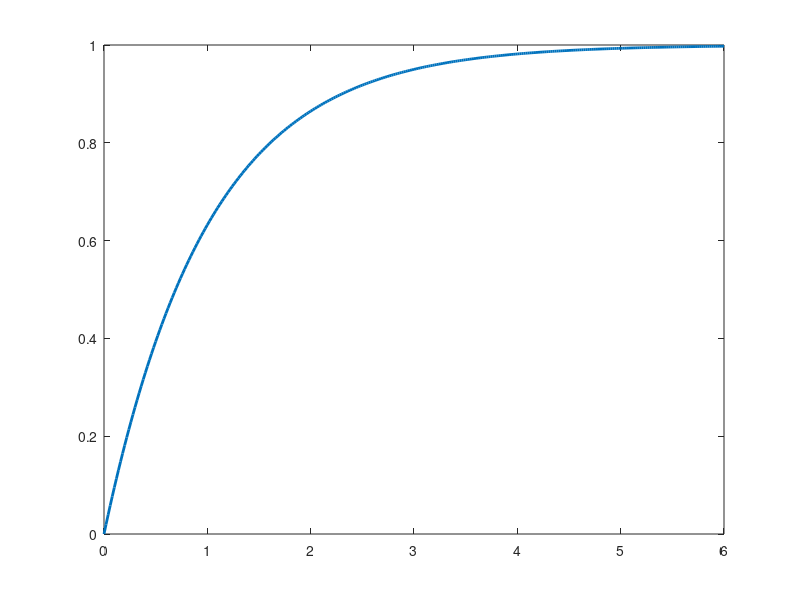

Write the MATLAB code that produced this figure. (Note: this script raises an error after producing the figure.)
%% 2주차 — 모델링: 물리 법칙에서 전달함수까지
% **제어시스템설계** · 충남대학교 자율운항시스템공학과
%
%
% **참고자료 — 먼저 볼 것**
%
% 아래 다섯 과목은 **이 강의의 담당교수가 직접 한 강의**입니다.
% 기초부터 대학원 과정까지 이어지므로 부족한 곳부터 보면 됩니다.
% 이 강의에서 쓰는 기호와 유도는 모두 그 안에서 자세히 다룹니다.
%
% | # | 과목 | 수준 | 언어 | 영상 | 강의자료·코드 |
% |---|---|---|---|---|---|
% | 1 | **제어공학** — 기초. 전달함수, 피드백, 안정도, 근궤적, PID | 학부 | KO | [재생목록](https://youtube.com/playlist?list=PLFaUxNRM4BvJMpF9HZS-Mp8tDv9dTdglk) | [드라이브](https://drive.google.com/drive/folders/1TNIPDNtS_Iy8li-olka5WJslSXDYf0aT) |
% | 2 | **제어시스템설계** — 해석이 아니라 설계. 사양, 루프 성형, 이산 구현 | 학부 | KO | [재생목록](https://youtube.com/playlist?list=PLFaUxNRM4BvIGroZ5rgn7x08F7C79d9WZ) | [드라이브](https://drive.google.com/drive/folders/11m5Xxl_PHJvxgHghLSP-jhCpmRpbvoXh) |
% | 3 | **제어공학특론** — 좌표계, 6자유도 운동방정식, 회전행렬과 오일러각, 선형화 | 대학원 | EN | [재생목록](https://youtube.com/playlist?list=PLFaUxNRM4BvJmvF2ljx4KM5dj1P5jEcw0) | [드라이브](https://drive.google.com/drive/folders/1GUxbbONl916lNd0ggnFnXrNwNkd13-2-) |
% | 4 | **센서신호처리 및 융합** — 센서 모델, 잡음, 추정, 다중센서 융합 | 대학원 | EN | [재생목록](https://youtube.com/playlist?list=PLFaUxNRM4BvK-aP2Gdoyp5-AWvMn7Fo8E) | [드라이브](https://drive.google.com/drive/folders/1MEVJP7TzMcm8w6TZwUjhWJtL34WeNY3u) |
% | 5 | **캡스톤디자인** — 이동체 프로젝트를 처음부터 끝까지 | 학부 | KO | [재생목록](https://youtube.com/playlist?list=PLFaUxNRM4BvLu7L0pDoLzDXTv8mm6rCmj) | [드라이브](https://drive.google.com/drive/folders/1haIQejlJfrdhtOuof-MpffR9ydVscXZS) |
%
% **MATLAB 이나 Simulink 가 아직 익숙하지 않다면** 실습에 들어가기 전에 아래를 먼저 하십시오.
% 무료이고 각각 몇 시간이면 끝납니다.
%
% | 도구 | 학습 자료 |
% |---|---|
% | MATLAB | [MATLAB Onramp](https://matlabacademy.mathworks.com/kr/details/matlab-onramp/gettingstarted) · [Core MATLAB Skills](https://matlabacademy.mathworks.com/details/core-matlab-skills/lpmlcms) |
% | Simulink | [Simulink Onramp](https://matlabacademy.mathworks.com/kr/details/simulink-onramp/simulink) · 담당교수 Simulink 강의 [1편](https://youtu.be/a-afHg_fSaU) · [2편](https://youtu.be/070Yn0Hw5a0) |
%
% 1주차에서 $G(s) = \frac{1}{ms^2+bs+k}$ 를 하늘에서 떨어진 것처럼 유도 없이 받아 썼습니다.
% 이번 주에는 이 물건이 **어디서 오는지**, 그리고 이것만 보고 무엇을 알 수 있는지를 다룹니다.
%
% 오늘의 질문
%
% - 물리 법칙에서 전달함수까지 가는 길은 어떤 단계인가
% - 전달함수를 보면 시스템에 대해 무엇을 알 수 있는가
% - 극점과 영점은 정확히 무엇이고 왜 그렇게 중요한가
% - 전달함수가 표현하지 못하는 것이 있는가
%
% 함께 쓰는 파일
%
% - `W02_01_tf_basics.m` — 전달함수 만들기, 극점과 응답의 대응
% - `W02_02_msd_derivation.m` — 물리에서 전달함수 유도, 극점의 이동
% - `W02_03_run_simulink.m` — Simulink 세 가지 구현 비교
% - `W02_04_ss_tf_conversion.m` — `ss2tf`, `tf2ss` 로 상태공간과 전달함수 오가기
% - `W02_MSD_ThreeWays.slx` — 블록선도 모델
if isempty(which('plant_msd'))   % 경로가 아직 등록 안 되었으면 알아서 잡는다
    p_ = pwd;
    if ~isempty(mfilename('fullpath')), p_ = fileparts(mfilename('fullpath')); end
    for k_ = 1:4
        if isfile(fullfile(p_,'setup_path.m')), run(fullfile(p_,'setup_path.m')); break; end
        p_ = fileparts(p_);
    end
    clear p_ k_
end
clc; close all;
s = tf('s');
%% 0-0. 오늘 돌려 볼 파일
% 강의노트를 읽다가 **직접 값을 바꿔 보고 싶을 때** 여는 파일들입니다.
% 강의노트의 절 번호와 스크립트의 절 번호가 서로 맞도록 만들어 두었습니다.
%
% | 파일 | 실행 결과 | 학습 목표 |
% |---|---|---|
% | `W02_01_tf_basics.m` | 전달함수 만드는 세 가지 방법, 극점·영점 표, `pzmap` | 표기가 달라도 **같은 시스템**이다 |
% | `W02_02_msd_derivation.m` | 댐퍼 $b$ 를 바꿔 가며 극점 이동과 계단응답 | 댐퍼가 극점을 **어디로 옮기는가** |
% | `W02_03_run_simulink.m` | Simulink 세 방식의 결과를 MATLAB 계산과 대조 | 셋이 **완전히 겹친다** |
% | `W02_04_ss_tf_conversion.m` | `ss2tf` 손계산 대조, `tf2ss` 표준형, 세 실현의 출력·상태 비교 | 전달함수는 하나, 상태공간 표현은 **여럿**이다 |
% | `W02_MSD_ThreeWays.slx` | 적분기·전달함수·상태공간을 같은 입력으로 구동 | 같은 것의 **세 가지 표현** |
%
% 실행하는 법 — 파일을 열고 절 안에서 `Ctrl+Enter` 를 누르면 그 절만 돕니다.
% 전체를 돌리려면 `F5` 입니다. 처음 한 번은 `setup_path` 를 먼저 실행하십시오.
%
% 이 강의노트의 그림은 대부분 `make_figures.m` 이 미리 만들어 문서에 박아 둔 것입니다.
% 그림을 고치고 싶으면 그 파일의 해당 함수를 고친 뒤 `make_figures()` 를 다시 돌립니다.

%% 0. 오늘 한 장 요약
% 오늘 하는 일은 이 화살표를 따라가는 것입니다.
%
% $$\text{물리 법칙} \rightarrow \text{미분방정식} \rightarrow
%   \text{라플라스 변환} \rightarrow \text{전달함수}$$
%
% **전달함수**란 "이렇게 넣으면 저렇게 나온다" 를 식 하나로 적어 둔 것입니다.
% 아래 그림에서 상자 $G(s)$ 안에 들어가는 것이 바로 그것입니다.
%
% 오늘의 계단
%
% - **1~5절** 네 단계를 질량-스프링-댐퍼에 적용
% - **6~8절** 극점이 무엇이고 왜 응답을 결정하는가
% - **9~11절** 댐퍼를 바꾸면 극점이 어디로 가는가, 영점은 무슨 일을 하는가
% - **13절** Simulink 로 같은 시스템을 세 가지 방법으로 만들어 겹쳐 보기
%
% 오늘 딱 하나만 기억한다면 이것입니다.
%
% - **극점의 위치가 응답의 모양을 정한다**
% ![개루프 — 출력을 보지 않는다](loop_open.png)
%
% **그림 파일** `loop_open.png` — `common/dg_loop.m` 의 `dg_loop`
%   · 다시 만들려면 `make_figures('loop_open')`
%
% **만드는 곳** — `common/dg_loop.m` 을 `dg_loop('open', ...)` 로 부릅니다
%
% 그림 해석
%
% | 관찰 위치 | 관찰 내용 | 해석 |
% |---|---|---|
% | 왼쪽 $u$ | 우리가 넣는 것 | 오늘은 이것과 $y$ 의 관계만 본다 |
% | 가운데 $G(s)$ 상자 | 플랜트 | **오늘 우리가 만드는 것이 이 상자 하나**다 |
% | 오른쪽 $y$ | 나오는 것 | |
% | 되먹임 선이 **없는 것** | 루프가 안 닫혀 있다 | 전달함수는 **열린 시스템**의 성질이다 |
%
% 1주차에서는 이 그림과 폐루프를 비교했습니다.
% 오늘은 **상자 하나를 어떻게 채우는가**만 봅니다. 되먹임은 다음 주부터입니다.
%% 0-1. 가장 작은 예부터
% 이해를 돕기 위해 제일 쉬운 것부터 봅니다.
%
% $$G(s) = \frac{1}{s+1}$$
%
% 이 전달함수의 극점은 $s = -1$ 하나뿐입니다.
% 극점이 하나면 응답도 아주 단순합니다. 단조롭게 올라가 멈춥니다.
G_tiny = 1/(s+1);

pole(G_tiny)         % 극점 하나
dcgain(G_tiny)       % DC 이득. 천천히 넣으면 그대로 나온다
t0 = (0:0.02:6)';
plot(t0, step(G_tiny, t0), 'LineWidth', 2); hold on;
yline(1, 'k--'); grid on;
xlabel('시간 [s]'); ylabel('출력');
legend('출력', '최종값', 'Location', 'southeast');
title('극점 하나짜리 시스템 : 올라가서 멈춘다');
%% 0-2. 극점을 옮겨 보면
% 극점 위치만 바꿔도 응답이 이렇게 달라집니다.
% 오늘 배울 것을 한 그림으로 미리 보는 셈입니다.
figure;
tiledlayout(1,2,'TileSpacing','compact');
nexttile
hold on; grid on;
for p = [0.5 1 2 4]
    plot(-p, 0, 'x', 'MarkerSize', 12, 'LineWidth', 2, ...
         'DisplayName', sprintf('극점 = %g', -p));
end
xline(0,'k-','HandleVisibility','off'); yline(0,'k-','HandleVisibility','off');
xlim([-5 1]); ylim([-1 1]);
xlabel('실수부'); ylabel('허수부');
title('극점을 왼쪽으로 옮기면');
legend('Location','best');
nexttile
hold on; grid on;
for p = [0.5 1 2 4]
    plot(t0, step(p/(s+p), t0), 'LineWidth', 2, ...
         'DisplayName', sprintf('극점 = %g', -p));
end
yline(1,'k--','HandleVisibility','off');
xlabel('시간 [s]'); ylabel('출력');
title('응답이 빨라진다');
legend('Location','southeast');
%% 1. 왜 모델이 필요한가
% 제어기를 설계하려면 "이렇게 넣으면 저렇게 반응한다"는 것을 알아야 합니다.
% 그 지식을 수학으로 적어 놓은 것이 모델입니다.
%
% 모델 없이 시행착오로 맞출 수도 있고 현장에서 실제로 그렇게 하기도 합니다.
% 하지만 이럴 때는 불가능합니다.
%
% - 위험하다 — 항공기
% - 비싸다 — 선박
% - 느리다 — 화학공정
%
% 그리고 모델이 있으면 시행착오로는 절대 알 수 없는 것을 알 수 있습니다.
% 예를 들어 **이득을 얼마까지 키우면 불안정해지는가** 같은 질문에 미리 답할 수 있습니다.
%% 2. 모델링의 네 단계
% 어떤 시스템이든 절차는 똑같습니다.
%
% - 물리 법칙을 적는다 — 뉴턴 법칙, 키르히호프 법칙 등
% - 미분방정식으로 정리한다
% - 라플라스 변환한다 — 초기조건은 $0$ 으로 둔다
% - 출력을 입력으로 나눠 전달함수를 얻는다
%
% 1~2 는 동역학이고 3~4 가 제어공학입니다. 하지만 1~2 가 틀리면 그 뒤가 전부
% 무의미해집니다. **모델링이 제어 설계보다 어려운 경우가 많습니다.**
%
% ![물리에서 전달함수까지 — 네 단계](modeling_steps.png)
%
% **그림 파일** `modeling_steps.png` — `common/dg_modeling_steps.m` 의 `dg_modeling_steps`
%   · 다시 만들려면 `make_figures('modeling_steps')`
%
% **만드는 곳** — `make_figures.m` 의 `dg_modeling_steps`
% **직접 밟아 보려면** — `W02_02_msd_derivation.m` 을 처음부터 끝까지 실행
%
% 그림 해석
%
% | 관찰 위치 | 관찰 내용 | 해석 |
% |---|---|---|
% | 첫 칸 장치 그림 | 무엇이 어디에 붙어 있나 | 부호를 정하는 자리. 여기서 틀리면 끝까지 틀린다 |
% | 둘째 칸 자유물체도 | 질량 하나에 걸리는 힘만 | 남의 힘을 그리지 않는다 |
% | 셋째 칸 미분방정식 | 시간 $t$ 의 함수 | 아직 풀기 어렵다 |
% | 넷째 칸 전달함수 | $s$ 의 함수 | 곱하고 나누기만 하면 된다 |
% | 칸 사이 화살표 | 힘을 센다 / F=ma / 라플라스 | 각 단계에서 하는 일이 하나씩뿐이다 |
%
% 이 순서를 **건너뛰지 않는 것**이 요령입니다.
% 그림 없이 식부터 쓰면 힘의 방향을 반드시 한 번은 틀립니다.
% 아래 3~5 절에서 이 네 칸을 하나씩 밟습니다.
%% 3. 1단계 — 장치를 그림으로 그린다
% 식부터 쓰지 마십시오. **먼저 그림을 그립니다.**
%
% 질량 $m$ 인 물체가 스프링 $k$ 와 댐퍼 $b$ 로 벽에 매달려 있고, 힘 $F(t)$ 를 가합니다.
% 오른쪽으로 움직인 거리를 $x(t)$ 라 하고, **오른쪽을 $+$** 로 잡습니다.
%
% 부호를 어디로 잡을지 여기서 정해 두어야 뒤가 안 꼬입니다.
% ![질량-스프링-댐퍼 장치 그림](msd_only.png)
%
% **그림 파일** `msd_only.png` — `common/dg_msd.m` 의 `dg_msd`
%   · 다시 만들려면 `make_figures('msd_only')`
%
% **만드는 곳** — `common/dg_msd.m` 을 `dg_msd('system')` 으로 부릅니다
% **직접 확인해 보려면** — `W02_02_msd_derivation.m` 의 **1절**
%
% 그림 해석
%
% | 관찰 위치 | 관찰 내용 | 해석 |
% |---|---|---|
% | 왼쪽 빗금 벽 | 고정된 곳 | 위치 $x$ 를 재는 기준 |
% | 스프링 $k$ | 늘어난 만큼 되당긴다 | 위치에 비례하는 힘 |
% | 댐퍼 $b$ | 빠를수록 세게 막는다 | 속도에 비례하는 힘 |
% | 질량 $m$ 상자 | 힘을 받아 움직이는 몸통 | $F = ma$ 를 쓰는 대상이 이 하나뿐 |
% | 위쪽 $x(t)$ 화살표 | 오른쪽이 $+$ | **여기서 부호를 정한다** |
% | 오른쪽 빨간 $F(t)$ | 우리가 넣는 힘 | 입력 |
%
% 부품이 셋뿐인데 왜 2차가 되는가 — **에너지를 저장하는 곳이 둘**이기 때문입니다.
% 스프링(위치에너지)과 질량(운동에너지)입니다. 댐퍼는 저장하지 않고 버립니다.
%% 3-1. 2단계 — 자유물체도를 그린다
% 자유물체도란 **물체 하나만 떼어 내서 그 물체에 걸리는 힘만** 그린 그림입니다.
% 여기서 부호를 틀리면 그 뒤가 전부 틀립니다.
% ![자유물체도 : 질량 하나에 걸리는 힘](msd_freebody.png)
%
% **그림 파일** `msd_freebody.png` — `common/dg_msd.m` 의 `dg_msd`
%   · 다시 만들려면 `make_figures('msd_freebody')`
%
% **만드는 곳** — `common/dg_msd.m` 을 `dg_msd('freebody')` 로 부릅니다
% **직접 확인해 보려면** — `W02_02_msd_derivation.m` 의 **1절**
%
% 그림 해석 — **화살표 방향을 그대로 부호로 옮기면 식이 됩니다**
%
% | 관찰 위치 | 관찰 내용 | 해석 |
% |---|---|---|
% | 가운데 상자 | 질량 $m$ 하나만 | **다른 부품은 안 그린다.** 그 힘만 화살표로 |
% | 파란 화살표 $kx$ | **왼쪽**을 향한다 | 되당기는 힘. 식에서 $-kx$ |
% | 초록 화살표 $b\,dx/dt$ | 역시 왼쪽 | 속도를 막는 힘. 식에서 $-b\dot{x}$ |
% | 빨간 화살표 $F(t)$ | 오른쪽 | 우리가 미는 힘. 식에서 $+F$ |
% | 오른쪽 아래 $+$ 방향 표시 | 오른쪽이 양수 | 앞 그림의 약속과 같아야 한다 |
% | 위쪽 식 | $ma = F - kx - b\,dx/dt$ | 화살표를 그대로 적은 것 |
%
% **자유물체도를 먼저 그리는 이유**가 여기 있습니다.
% 그림 없이 식부터 쓰면 부호를 반드시 한 번은 틀립니다.
%% 3-2. 힘을 하나씩 세어 본다
% 물체에 걸리는 힘은 셋입니다.
%
% - **가한 힘** $+F(t)$ — 우리가 오른쪽으로 미는 힘
% - **스프링 복원력** $-k\,x$ — 늘어난 만큼 되돌리려 한다. 그래서 부호가 $-$
% - **댐퍼 저항력** $-b\,\dot{x}$ — 빠를수록 세게 방해한다. 그래서 부호가 $-$
%
% 스프링은 **위치**에, 댐퍼는 **속도**에 비례한다는 점이 중요합니다.
%
% - 물체가 멈춰 있으면 댐퍼는 아무 일도 안 한다 ($\dot{x} = 0$)
% - 물체가 제자리에 있으면 스프링은 아무 일도 안 한다 ($x = 0$)
%
% 이제 뉴턴의 제2법칙을 씁니다. "힘의 합 = 질량 $\times$ 가속도" 입니다.
%
% $$F - k\,x - b\,\dot{x} \;=\; m\,\ddot{x} \qquad (\text{왼쪽이 힘의 합})$$
%
% 항을 옮겨 정리하면 이렇게 됩니다.
%
% $$m\,\ddot{x} + b\,\dot{x} + k\,x = F$$
%
% **여기서 잠깐 멈춥시다.**
%
% - 이 식은 $x$ 에 대한 **2계** 미분방정식이다 (가장 높은 미분이 $\ddot{x}$)
% - 뉴턴 법칙에 가속도가 들어 있으니 당연한 결과다
% - 그리고 이 "2계" 라는 사실이 곧 **극점이 두 개** 라는 뜻이 된다
m = 1.0;   b = 0.2;   k = 1.0;    % 질량 [kg], 감쇠 [N s/m], 스프링 [N/m]
%
% 세운 식은 $m\ddot{x} + b\dot{x} + kx = F$ 이고,
% 가장 높은 미분이 2계이므로 **극점이 2 개**입니다.
%% 4. 3단계 — 라플라스 변환
% 미분방정식은 그대로는 풀기 까다롭습니다.
% 라플라스 변환을 하면 **미분이 곱셈으로 바뀝니다.** 그것이 전부입니다.
%
% 필요한 성질은 딱 두 개입니다.
%
% $$\mathcal{L}\{\dot{x}(t)\} = s\,X(s) - x(0)$$
%
% $$\mathcal{L}\{\ddot{x}(t)\} = s^2 X(s) - s\,x(0) - \dot{x}(0)$$
%% 4-0. 이 두 줄은 어디서 왔는가 — 부분적분 한 번
% 외우지 않아도 됩니다. **정의에 넣고 부분적분을 한 번** 하면 나옵니다.
%
% 라플라스 변환의 정의는 이것뿐입니다.
%
% $$X(s) \;=\; \mathcal{L}\{x(t)\} \;=\; \int_{0}^{\infty} x(t)\,e^{-st}\,dt$$
%
% $\dot{x}$ 를 넣어 봅니다.
%
% $$\mathcal{L}\{\dot{x}(t)\} = \int_{0}^{\infty} \dot{x}(t)\,e^{-st}\,dt$$
%
% 부분적분 $\int u\,dv = uv - \int v\,du$ 에서 $u = e^{-st}$, $dv = \dot{x}\,dt$ 로 놓으면
% $v = x(t)$ 이고 $du = -s\,e^{-st}dt$ 이므로
%
% $$\mathcal{L}\{\dot{x}\}
%   = \left[\,x(t)\,e^{-st}\,\right]_{0}^{\infty}
%     + s\int_{0}^{\infty} x(t)\,e^{-st}\,dt$$
%
% 두 덩어리를 하나씩 봅니다.
%
% | 덩어리 | 값 | 왜 |
% |---|---|---|
% | $t \to \infty$ 에서 $x\,e^{-st}$ | $0$ | $e^{-st}$ 가 $0$ 으로 간다 (안정한 신호라면) |
% | $t = 0$ 에서 $x\,e^{-st}$ | $x(0)$ | $e^{0}=1$ 이므로 $x(0)$. **빼는 쪽**이다 |
% | 남은 적분 | $X(s)$ | 정의 그대로다 |
%
% 그러므로
%
% $$\mathcal{L}\{\dot{x}\} = 0 - x(0) + s\,X(s) = s\,X(s) - x(0)$$
%
% **둘째 줄은 이것을 두 번 쓰면 됩니다.** $\ddot{x}$ 를 $\dot{x}$ 의 미분으로 보고
%
% $$\mathcal{L}\{\ddot{x}\} = s\,\mathcal{L}\{\dot{x}\} - \dot{x}(0)
%   = s\left(s X(s) - x(0)\right) - \dot{x}(0)
%   = s^2 X(s) - s\,x(0) - \dot{x}(0)$$
%
% **$s$ 가 하나씩 붙는 것이 보입니다.** 미분할 때마다 $s$ 를 곱하고,
% 초기조건이 하나씩 떨어져 나옵니다. 그것이 이 두 줄의 전부입니다.
%% 4-0-1. 그래서 초기조건을 0 으로 두는 것이다
% 전달함수를 구할 때는 **초기조건을 전부 $0$** 으로 둡니다.
% 시스템이 가만히 있다가 시작한다고 보는 것입니다. 그러면 아주 단순해집니다.
%
% $$\mathcal{L}\{\dot{x}\} = s\,X(s), \qquad \mathcal{L}\{\ddot{x}\} = s^2 X(s)$$
%
% 즉 **한 번 미분할 때마다 $s$ 를 한 번 곱한다** 는 뜻입니다.
%% 4-1. 항별로 하나씩 변환해 보기
% 이해를 돕기 위해 왼쪽부터 한 항씩 바꿔 봅니다.
%
% | 시간 영역 | 라플라스 영역 | 이유 |
% |---|---|---|
% | $m\,\ddot{x}(t)$ | $m\,s^2 X(s)$ | 두 번 미분 $\rightarrow$ $s$ 두 번 |
% | $b\,\dot{x}(t)$ | $b\,s\,X(s)$ | 한 번 미분 $\rightarrow$ $s$ 한 번 |
% | $k\,x(t)$ | $k\,X(s)$ | 미분 없음 $\rightarrow$ 그대로 |
% | $F(t)$ | $F(s)$ | 미분 없음 $\rightarrow$ 그대로 |
%
% 이제 세 줄을 그대로 더합니다.
%
% $$m\,s^2 X(s) + b\,s\,X(s) + k\,X(s) = F(s)$$
%
% $X(s)$ 로 묶으면
%
% $$\left(m s^2 + b s + k\right) X(s) = F(s)$$
%
% 여기가 라플라스 변환의 진가가 드러나는 지점입니다.
% **미분방정식이 단순한 곱셈이 되었습니다.**
%% 5. 4단계 — 전달함수
% 출력을 입력으로 나누면 끝입니다.
%
% $$G(s) = \frac{X(s)}{F(s)} = \frac{1}{m s^2 + b s + k}$$
%
% 값을 넣으면
%
% $$G(s) = \frac{1}{s^2 + 0.2\,s + 1}$$
%
% 이것이 1주차에서 유도 없이 받아 썼던 그 식입니다. 이제 어디서 왔는지 알게 되었습니다.
%
% **전달함수를 읽는 법**
%
% - **분모**를 $0$ 으로 놓은 것이 특성방정식 $\rightarrow$ 그 근이 **극점**
% - 극점이 응답의 모양(빠르기, 진동)을 정한다
% - **분자**의 근이 **영점**. 여기서는 분자가 상수라 영점이 없다
G = plant_msd(m, b, k)
%%
pole(G)'        % 극점 두 개. 영점은 분자가 상수라 없다
dcgain(G)       % DC 이득 = 1/k
%% 5-1. 네 단계를 한 장으로
% 지금 한 것을 다시 정리하면 이렇습니다.
%
% | 단계 | 수행 내용 | 결과 |
% |---|---|---|
% | 1 | 장치를 그린다 | 그림 |
% | 2 | 자유물체도로 힘을 센다 | $m\ddot{x} + b\dot{x} + kx = F$ |
% | 3 | 라플라스 변환 (초기조건 $0$) | $(ms^2+bs+k)X = F$ |
% | 4 | 출력 나누기 입력 | $G(s) = 1/(ms^2+bs+k)$ |
%
% **어떤 시스템이든 이 네 단계입니다.** RC 회로도, DC 모터도, 진자도 똑같습니다.
%% 5-1-0. `zpk` — 전달함수를 만드는 세 번째 방법
% 1주차에서 전달함수를 만드는 방법 두 가지를 배웠습니다.
%
% - `tf(num, den)` — 계수를 벡터로
% - `s` 연산자 — 식을 그대로
%
% 세 번째가 있습니다. **극점과 영점을 직접 주는 방법**입니다.
%
% - **하는 일** — 영점, 극점, 이득으로 전달함수를 만든다
% - **입력** — `zpk(영점벡터, 극점벡터, 이득)`
% - **출력** — 전달함수 객체. `tf` 로 만든 것과 똑같이 쓸 수 있다
%
% 왜 이런 방법이 따로 있는가
%
% - 오늘 배웠듯이 **응답을 정하는 것은 극점과 영점**입니다
% - 그런데 `tf` 로 만들면 그것이 계수 뒤에 숨습니다
% - `zpk` 는 **보고 싶은 것을 그대로 적는** 방식입니다
% - 6~7주차 설계에서 "극점을 여기 놓고 싶다" 고 할 때 편합니다
%
% 주의
%
% - 영점이 없으면 **빈 벡터** `[]` 를 줍니다. `0` 을 주면 원점에 영점이 생깁니다
% - 세 번째 인자는 DC 이득이 **아니라** 최고차항의 계수입니다. 혼동하기 쉽습니다
% - `zpk(G)` 처럼 전달함수를 넣으면 **극영점 꼴로 바꿔서** 보여 줍니다.
%   극점을 눈으로 확인할 때 이 형태가 훨씬 읽기 좋습니다
%
% 세 방법이 정말 같은 것을 만드는지 확인해 봅니다.
G_way1 = tf(1, [m b k]);              % 계수를 그대로 적는 방법
G_way2 = 1/(m*s^2 + b*s + k);         % s 연산자로 쓰는 방법
G_way3 = zpk([], roots([m b k]).', 1/m);   % 극점과 영점으로 쓰는 방법

pole(G_way1)'
pole(G_way2)'
pole(G_way3)'
%%
zpk(G_way1)          % zpk 로 보면 극점과 영점이 바로 보인다
%% 5-1-0-1. `zero` — 영점을 꺼내는 명령
% 극점을 꺼내는 `pole` 은 1주차에서 배웠습니다. 짝이 되는 명령이 있습니다.
%
% - **하는 일** — 전달함수의 영점(분자의 근)을 돌려준다
% - **입력** — 전달함수
% - **출력** — 영점을 담은 열벡터. **없으면 빈 벡터**
%
% 주의
%
% - MSD 처럼 분자가 상수면 영점이 없어 `zero(G)` 가 **빈 벡터**를 돌려줍니다.
%   오류가 아닙니다
% - `zeros(2,3)` (0 으로 채운 행렬을 만드는 명령) 과 **이름이 비슷하니 주의**하십시오.
%   `zero` 는 제어 명령, `zeros` 는 일반 행렬 명령입니다
numel(zero(G))            % MSD 의 영점 개수. 분자가 상수라 0 개
%%
G_withzero = (s + 2)*G;

zero(G_withzero)'         % 분자에 (s+2) 를 곱하면 영점이 하나 생긴다
%% 5-1-1. 극점을 손으로 구해 보기 — 근의 공식이면 끝
% 분모를 $0$ 으로 놓은 것이 특성방정식입니다.
%
% $$m s^2 + b s + k = 0$$
%
% 2차 방정식이니 근의 공식을 그대로 쓰면 됩니다.
%
% $$s = \frac{-b \pm \sqrt{b^2 - 4mk}}{2m}$$
%
% 여기서 **판별식 $b^2 - 4mk$ 의 부호**가 모든 것을 정합니다.
%
% | 조건 | 극점 | 응답 | 이름 |
% |---|---|---|---|
% | $b^2 < 4mk$ | 복소수 두 개 | 진동하며 감쇠한다 | 부족감쇠 |
% | $b^2 = 4mk$ | 실수 중근 | 진동 없이, 가장 빠르게 | 임계감쇠 |
% | $b^2 > 4mk$ | 실수 두 개 | 진동 없이, 느리게 | 과감쇠 |
%
% $m = 1$, $k = 1$ 이면 경계는 $b = 2$ 입니다. 숫자로 확인해 봅니다.
b_list = [0.2 1.0 2.0 3.0]';          % 감쇠를 바꿔 본다 (m = k = 1)
discriminant = b_list.^2 - 4;         % 판별식 b^2 - 4mk

pole1 = zeros(size(b_list));  pole2 = pole1;
for i = 1:numel(b_list)
    r = roots([1 b_list(i) 1]);
    pole1(i) = r(1);
    pole2(i) = r(2);
end

table(b_list, discriminant, pole1, pole2)
%%
% 판별식이 음수이면 부족감쇠(복소수 극점), $0$ 이면 임계감쇠,
% 양수이면 과감쇠(실수 극점 둘)입니다.
%% 5-1-2. 겉모습이 달라도 식이 같으면 같은 시스템입니다
% 질량-스프링-댐퍼와 RLC 회로는 생김새가 전혀 다른데 **식이 똑같습니다.**
%
% $$m\,\ddot{x} + b\,\dot{x} + k\,x = F \qquad \leftrightarrow \qquad
%   L\,\ddot{q} + R\,\dot{q} + \frac{1}{C}\,q = V$$
%
% 한 칸씩 대응시켜 보면 이렇습니다.
%
% | 기계 요소 | 전기 요소 | 역할 |
% |---|---|---|
% | 위치 $x$ | 전하 $q$ | 쌓이는 양 |
% | 속도 $\dot{x}$ | 전류 $i = \dot{q}$ | 흐르는 양 |
% | 질량 $m$ | 인덕턴스 $L$ | 변화를 싫어한다 (관성) |
% | 댐퍼 $b$ | 저항 $R$ | 에너지를 버린다 |
% | 스프링 $k$ | $1/C$ | 되돌리려 한다 |
% | 힘 $F$ | 전압 $V$ | 밖에서 넣는 것 |
%
% **이 표가 왜 좋은가**
%
% - 한 시스템을 이해하면 다른 시스템은 공짜로 이해된다
% - 이 과목에서 배우는 것은 특정 장치가 아니라 **식의 성질**이다
% - 그래서 배 · 드론 · 로봇 · 화학공정에 전부 같은 방법이 통한다
% ![RLC 회로 : 인덕터(관성)와 커패시터(스프링)가 둘 다 있어 2차가 된다](rlc_circuit.png)
%
% **그림 파일** `rlc_circuit.png` — `common/dg_rc.m` 의 `dg_rc('rlc')`
%   · 다시 만들려면 `make_figures('rlc_circuit')`
%
% **만드는 곳** — `common/dg_rc.m`. 인수 없이 `dg_rc()` 로 부르면
% 인덕터가 빠진 **1차 RC 회로**가 나옵니다 (같은 절 앞쪽 그림)
%
% 그림 해석 — **MSD 와 하나씩 짝을 지어 보십시오**
%
% | 회로 부품 | MSD 의 대응 요소 | 대응 근거 |
% |---|---|---|
% | 인덕터 $L$ | **질량 $m$** | 전류가 갑자기 못 바뀐다 = 관성 |
% | 커패시터 $C$ | **스프링 $k$** | 전하를 모아 두었다 되돌린다 |
% | 저항 $R$ | **댐퍼 $b$** | 에너지를 열로 버린다 |
% | 전압원 $V$ | **힘 $F$** | 우리가 넣는 것 |
% | 전류 $i_a$ | **속도 $\dot{x}$** | 흐르는 양 |
%
% 에너지를 저장하는 것이 $L$ 과 $C$ 로 **둘**이라 2차가 됩니다.
% MSD 와 완전히 같은 이유입니다.
%
% **이것이 이 과목이 쓸 만한 이유입니다.** 기계든 전기든 유체든,
% 식이 같으면 **같은 도구로 다룹니다.**
%%
% 앞에서 본 RC 회로에는 커패시터만 있었습니다. 그래서 1차였습니다.
% 여기에 인덕터를 더하면 저장하는 곳이 둘이 되어 **2차**가 되고, 그때부터 진동합니다.
%
% - 저장하는 곳이 하나 $\rightarrow$ 1차 $\rightarrow$ 진동 없음
% - 저장하는 곳이 둘   $\rightarrow$ 2차 $\rightarrow$ 서로 주고받으며 진동 가능
%
% 그네가 흔들리는 것도 같은 이유입니다. 위치에너지와 운동에너지가 서로 주고받습니다.
%
% $$L\,\frac{d^2 q}{dt^2} + R\,\frac{dq}{dt} + \frac{1}{C}\,q = V(t)$$
L_ = 1;   R_ = 0.4;   Cc_ = 1;        % 인덕턴스, 저항, 커패시턴스
G_rlc = tf(1, [L_ R_ 1/Cc_]);

pole(G_rlc)'          % 복소수. 즉 진동한다
t_rlc = (0:0.02:25)';
plot(t_rlc, step(G_rlc, t_rlc), 'LineWidth', 2); hold on;
plot(t_rlc, step(tf(1,[1 1]), t_rlc), '--', 'LineWidth', 2);
yline(1, 'k:'); grid on;
xlabel('시간 [s]'); ylabel('출력 (크기를 맞춘 값)');
legend('RLC (2차) — 흔들린다', 'RC (1차) — 안 흔들린다', '최종값', 'Location','southeast');
title('저장하는 곳이 둘이면 진동한다');
%% 5-2. 같은 절차를 RC 회로에 — 5 분이면 됩니다
% 생김새가 전혀 다른데 절차가 똑같다는 것을 바로 보여 드리겠습니다.
% ![RC 회로](rc_circuit.png)
%
% **그림 파일** `rc_circuit.png` — `common/dg_rc.m` 의 `dg_rc`
%   · 다시 만들려면 `make_figures('rc_circuit')`
%
% **만드는 곳** — `common/dg_rc.m` (`make_figures('rc_circuit')`)
%
% 그림 해석
%
% | 관찰 위치 | 관찰 내용 | 해석 |
% |---|---|---|
% | 부품이 $R$ 과 $C$ 둘뿐인 것 | 인덕터가 없다 | 에너지를 저장하는 것이 $C$ **하나**뿐 |
% | 그래서 | 1차 시스템 | 극점이 하나. **절대 진동하지 않는다** |
% | 앞의 RLC 와 비교 | $L$ 이 빠졌다 | 부품 하나가 차수를 하나 정한다 |
%
% 외울 규칙 하나 — **에너지를 저장하는 부품의 개수가 시스템의 차수**입니다.
%%
% - **1단계** 그림은 위와 같습니다
% - **2단계** 키르히호프 전압 법칙 : $v_{in} = R\,i + v_C$,
%   그리고 커패시터는 $i = C\,\frac{dv_C}{dt}$ 이므로
%
% $$R\,C\,\frac{dv_C}{dt} + v_C = v_{in}$$
%
% - **3단계** 라플라스 변환 (초기조건 $0$)
%
% $$R\,C\,s\,V_C(s) + V_C(s) = V_{in}(s)$$
%
% - **4단계** 출력 나누기 입력
%
% $$G(s) = \frac{V_C(s)}{V_{in}(s)} = \frac{1}{RCs + 1}$$
%
% 미분이 한 번뿐이라 **1계** 미분방정식이고, 따라서 **극점이 하나**입니다.
% $\tau = RC$ 를 시정수라고 부릅니다.
R_ = 1e3;   C_ = 100e-6;              % 저항 [ohm], 커패시턴스 [F]
G_rc = tf(1, [R_*C_ 1])
%%
tau = R_*C_           % 시정수 [s]
pole(G_rc)            % 극점 = -1/tau
t_rc = (0:0.001:0.6)';
plot(t_rc, step(G_rc, t_rc), 'LineWidth', 2); hold on;
yline(1, 'k--'); yline(0.632, 'r:'); xline(R_*C_, 'r:');
grid on; xlabel('시간 [s]'); ylabel('v_C [V]');
legend('응답', '최종값', 't = \tau 에서 63 %', 'Location','southeast');
title('1계 미분방정식 -> 극점 하나 -> 진동 없이 올라가서 멈춘다');
%% 6. 2차 표준형 — $\omega_n$ 과 $\zeta$
% 제어공학에서는 2차 시스템을 항상 이 형태로 놓고 이야기합니다.
%
% $$G(s) = \frac{\omega_n^2}{s^2 + 2\zeta\omega_n s + \omega_n^2}$$
%
% 우리 식을 $s^2$ 계수가 $1$ 이 되도록 정리하고 분모끼리 비교하면
%
% $$\omega_n = \sqrt{\frac{k}{m}}, \qquad \zeta = \frac{b}{2\sqrt{mk}}$$
%
% 물리적으로 읽으면
%
% - $\omega_n$ **고유진동수** — 스프링이 셀수록, 질량이 가벼울수록 빨리 흔들린다
% - $\zeta$ **감쇠비** — 댐퍼가 셀수록 진동이 빨리 죽는다
%
% 그런데 이 두 숫자가 **$s$ 평면의 어디**를 가리키는지 알아야 뒤가 편합니다.
% 극점을 극좌표로 보면 두 숫자가 그대로 보입니다.
%
% ![$\omega_n$ 은 거리, $\zeta$ 는 각도의 코사인](zeta_geo_05.png)
%
% **그림 파일** `zeta_geo_05.png` — `common/dg_zeta_geo.m` 의 `dg_zeta_geo`
%   · 다시 만들려면 `make_figures('zeta_geo_05')`
%
% **만드는 곳** — `make_figures.m` 의 `dg_zeta_geo(0.5, 1)`
% **다른 값으로 보려면** — 명령창에 `dg_zeta_geo(0.3, 2)` 처럼 직접 부르면 됩니다
%
% 그림 해석
%
% | 관찰 위치 | 관찰 내용 | 해석 |
% |---|---|---|
% | 파란 선의 길이 | $\omega_n = 1.00$ | 원점에서 극점까지의 거리 |
% | 파란 선과 실축의 각 $\theta$ | $60^\circ$ | $\zeta = \cos 60^\circ = 0.50$ |
% | 빨간 가로선 | $\sigma = 0.50$ | 실수부. 정착시간 $t_s \approx 4/\sigma = 8$ s |
% | 초록 세로선 | $\omega_d = 0.87$ | 허수부. 실제로 진동하는 진동수 |
% | 회색 점선 원 | 반지름 $\omega_n$ | 이 원 위에서는 $\omega_n$ 이 같다 |
% | 맨 아래 줄 | $\%OS = 16.3\%$ | 각도 하나로 정해진 값 |
%
% 읽을 것
%
% - $\omega_n$ 은 **원점에서 극점까지의 거리**다
% - $\zeta$ 는 그 선이 음의 실축과 이루는 각 $\theta$ 의 **코사인**이다
% - 실수부 $\sigma = \zeta\omega_n$ 이 **얼마나 빨리 사그라드는가**를 정한다
% - 허수부 $\omega_d = \omega_n\sqrt{1-\zeta^2}$ 가 **얼마나 빨리 흔들리는가**를 정한다
%
% 감쇠비를 줄이면 각이 벌어지고 오버슈트가 커집니다.
%
% ![감쇠비를 0.2 로 줄이면 각이 벌어진다](zeta_geo_02.png)
%
% **그림 파일** `zeta_geo_02.png` — `common/dg_zeta_geo.m` 의 `dg_zeta_geo`
%   · 다시 만들려면 `make_figures('zeta_geo_02')`
%
% **만드는 곳** — `common/dg_zeta_geo.m` 을 `dg_zeta_geo(0.2, 1)` 로 부릅니다
% **직접 바꿔 보려면** — 명령창에 `dg_zeta_geo(0.9, 1)` 처럼 직접 부르면 됩니다
%
% 그림 해석 — **앞 그림($\zeta = 0.5$)과 숫자를 견주어 보십시오**
%
% | 관찰 위치 | 관찰 내용 | 해석 |
% |---|---|---|
% | 파란 선의 길이 | $\omega_n = 1.00$ | 앞 그림과 **같다.** $\omega_n$ 은 안 바꿨다 |
% | 파란 선과 실축의 각 | $78$ 도 (앞은 $60$ 도) | $\zeta$ 가 작아지니 **각이 벌어졌다** |
% | 빨간 가로선 | $\sigma = 0.20$ (앞은 $0.50$) | 실수부가 작아져 **정착이 느려진다** |
% | 초록 세로선 | $\omega_d = 0.98$ (앞은 $0.87$) | 허수부가 커져 **더 빨리 진동한다** |
% | 회색 점선 원 | 반지름 $1$ | 앞 그림과 같은 원. 극점이 원 위를 미끄러진 것 |
% | 맨 아래 $\%OS$ | $52.7\%$ (앞은 $16.3\%$) | 각이 벌어진 만큼 오버슈트가 크다 |
% | 맨 아래 $t_s$ | $20.00$ s (앞은 $8$ s) | 실수부가 작아진 만큼 오래 걸린다 |
%
% **극점이 원 위를 미끄러졌을 뿐인데 두 성질이 동시에 나빠졌습니다.**
% $\zeta$ 를 줄이면 더 튀고 더 오래 걸립니다. 이것이 감쇠비의 뜻입니다.
%
% **4주차의 사양 공식과 6주차의 sgrid 가 전부 이 그림 한 장에서 나옵니다.**
% 오버슈트는 각도만, 정착시간은 실수부만 본다는 것이 여기서 바로 보입니다.
%
% **왜 굳이 이 두 숫자로 바꿔 쓰는가?**
%
% $m, b, k$ 는 세 개인데 $\omega_n, \zeta$ 는 두 개입니다.
% 응답의 모양을 결정하는 데는 두 개면 충분하기 때문입니다.
% 질량이 2배여도 스프링이 2배면 응답 모양은 똑같습니다.
%
% 4주차에서 배울 시간응답 사양은 전부 이 두 숫자로 기술됩니다.
damp(G)
%% 7. 극점과 영점
% 전달함수를 $G(s) = \frac{N(s)}{D(s)}$ 로 보면
%
% - **극점** (pole) — 분모를 $0$ 으로 만드는 $s$. $G(s)$ 가 무한대가 되는 지점
% - **영점** (zero) — 분자를 $0$ 으로 만드는 $s$. $G(s)$ 가 $0$ 이 되는 지점
%
% 분모를 $0$ 으로 놓은 식 $D(s)=0$ 을 **특성방정식**이라 하고 그 근이 극점입니다.
%
% "특성"이라는 이름이 붙은 이유가 있습니다. 시스템이 빠른지 느린지, 진동하는지
% 아닌지, 안정한지 불안정한지가 **전부 이 방정식의 근에서 결정**되기 때문입니다.
% 입력이 무엇이든 상관없습니다. 시스템 자체의 성격입니다.
%% 8. 왜 극점이 응답을 결정하는가
% 이유는 의외로 단순합니다. **부분분수 전개**를 해 보면 바로 보입니다.
%
% 극점이 $p_1$, $p_2$ 인 시스템의 응답을 라플라스 영역에서 쪼개면
%
% $$Y(s) = \frac{A}{s - p_1} + \frac{B}{s - p_2} + (\text{입력이 만든 항})$$
%
% 이 되고, 각 항을 시간 영역으로 되돌리면
%
% $$y(t) = A\,e^{p_1 t} + B\,e^{p_2 t} + \ldots$$
%
% 입니다. 즉 **극점 하나가 지수함수 항 하나**를 만듭니다.
% 이것을 **모드**라고 부릅니다.
%
% 그러면 극점 위치를 보고 응답을 읽을 수 있습니다.
% 극점을 $p = \sigma + j\omega$ 라고 쓰면
%
% $$e^{pt} = e^{\sigma t}\,e^{j\omega t}
%          = e^{\sigma t}\;\times\;(\cos\omega t + j\sin\omega t)$$
%
% 앞의 $e^{\sigma t}$ 가 **크기**를 맡고, 뒤의 $\cos$, $\sin$ 이 **흔들림**을 맡습니다.
%
% 이므로 두 부분이 각각 다른 일을 합니다.
%
% - **실수부 $\sigma$** — 크기를 정한다. 음수면 줄어들고 양수면 커진다
% - **허수부 $\omega$** — 흔들리는 빠르기를 정한다
% - 실수부가 하나라도 $0$ 보다 크면 그 항이 커지므로 **전체가 발산**한다
%
% 말로 하면 어렵습니다. 그림으로 봅니다.
% ![극점 위치와 응답 모양](polemap.png)
%
% **그림 파일** `polemap.png` — `common/dg_polemap.m` 의 `dg_polemap`
%   · 다시 만들려면 `make_figures('polemap')`
%
% **만드는 곳** — `common/dg_polemap.m` (`make_figures('polemap')`)
%
% 그림 해석 — **왼쪽의 번호와 오른쪽의 번호를 짝지어 보십시오**
%
% | 관찰 위치 | 관찰 내용 | 해석 |
% |---|---|---|
% | 왼쪽 그림의 분홍 영역 | 오른쪽 절반 | **여기 있으면 발산**한다 |
% | 왼쪽 세로축(허수부) | 얼마나 빨리 진동하는가 | $0$ 이면 안 진동한다 |
% | 왼쪽 가로축(실수부) | 얼마나 빨리 사라지는가 | 왼쪽일수록 빠르다 |
% | 극점 1 ($-0.5$, 실수) | 오른쪽 1번 : 느리게 사라짐 | 원점에 가까우니 느리다 |
% | 극점 2 ($-2$, 실수) | 오른쪽 2번 : 빠르게 사라짐 | 왼쪽으로 갔더니 빨라졌다 |
% | 극점 3 ($-0.5 \pm 2j$) | 오른쪽 3번 : 느리게 진동하며 사라짐 | 허수부가 생기니 **진동이 생겼다** |
% | 극점 4 ($-2 \pm 2j$) | 오른쪽 4번 : 빠르게 감쇠 | 왼쪽으로 가니 빨리 감쇠한다 |
% | 극점 5 ($0 \pm 2j$, 허수축 위) | 오른쪽 5번 : 계속 진동 | **줄지도 늘지도 않는다.** 안정 경계 |
% | 극점 6 (우반면) | 오른쪽 6번 : 진동하며 발산 | 화면 밖으로 나간다 |
%
% 이 그림 한 장이 앞으로 열두 주 동안 쓸 지도입니다.
% **왼쪽으로 갈수록 빠르고, 위아래로 갈수록 흔들리고, 오른쪽은 금지 구역**입니다.
%% 7-1. 극점을 옮기면 응답이 어떻게 변하는가
% 극점의 **실수부와 허수부를 따로** 움직여 보면 각각이 무엇을 정하는지 분명해집니다.
%
% ![실수부는 사그라드는 속도, 허수부는 흔들리는 속도](w02_pole_time.png)
%
% **그림 파일** `w02_pole_time.png` — `make_figures.m` 의 `fig_w02_pole_to_time`
%   · 다시 만들려면 `make_figures('w02_pole_time')`
%
% **만드는 곳** — `make_figures.m` 의 `fig_w02_pole_to_time`
%
% 그림 해석
%
% | 관찰 위치 | 관찰 내용 | 해석 |
% |---|---|---|
% | 왼쪽 위 세 쌍의 $\times$ | 같은 높이, 다른 가로 위치 | 허수부 고정, 실수부만 바꿈 |
% | 오른쪽 위 세 곡선 | 진동하는 **주기가 모두 같다** | 진동수는 허수부가 정한다 |
% | 오른쪽 위 봉투 | $\sigma$ 가 클수록 빨리 좁아진다 | 감쇠하는 속도는 실수부가 정한다 |
% | 왼쪽 아래 $\times$ | 같은 가로 위치, 다른 높이 | 실수부 고정, 허수부만 바꿈 |
% | 오른쪽 아래 세 곡선 | 봉투는 같고 촘촘함만 다르다 | 실수부가 같으면 감쇠하는 속도가 같다 |
%
% 위 두 칸 — 허수부를 고정하고 실수부만 왼쪽으로 옮기면
% **진동 주기는 그대로인데 봉투가 빨리 줄어듭니다.**
%
% 아래 두 칸 — 실수부를 고정하고 허수부만 올리면
% **사그라드는 속도는 그대로인데 더 촘촘히 흔들립니다.**
%
% 이것이 2차 응답을 읽는 전부입니다.
%
% $$y(t) \propto e^{-\sigma t}\cos(\omega_d t + \phi)
%   \qquad \sigma = \text{실수부}, \quad \omega_d = \text{허수부}$$
%
%% 8-0. 같은 것을 나란히 다시
% 위 그림을 좌우로 짝지어 보면 이렇게 됩니다.
% 왼쪽 열이 극점 위치, 오른쪽 열이 그 결과인 응답입니다.
cases = { '음의 실근 두 개',   1/((s+0.5)*(s+2))
          '복소근, 실수부 음수', 1/(s^2+0.6*s+4)
          '순허수근',           1/(s^2+4)
          '복소근, 실수부 양수', 1/(s^2-0.6*s+4)
          '양의 실근',          1/((s-0.5)*(s+2)) };
t2 = 0:0.01:15;
tiledlayout(5,2,'TileSpacing','compact')
for i = 1:5
    nexttile
    pl = pole(cases{i,2});
    plot(real(pl), imag(pl), 'x', 'MarkerSize',12, 'LineWidth',3); hold on
    xline(0,'k-','LineWidth',1.5); grid on
    xlim([-2.5 1.5]); ylim([-3 3]); ylabel('Imag')
    if i==1, title('극점 위치'); end
    nexttile
    plot(t2, impulse(cases{i,2}, t2), 'LineWidth',2); grid on
    if i==1, title('임펄스 응답'); end
    text(0.02,0.85, cases{i,1}, 'Units','normalized','FontSize',9)
end
%% 8-1. 한 문장으로 요약하면
% **허수축을 기준으로 극점이 왼쪽에 있으면 안정, 오른쪽에 하나라도 있으면 불안정입니다.**
%
% 이 한 문장이
%
% - 5주차 안정도 판별의 전부이고
% - 6주차 근궤적이 "이득을 바꾸면 극점이 어디로 움직이는가"를 그리는 이유이며
% - 13주차 극배치가 "극점을 원하는 곳에 놓겠다"고 하는 이유입니다
%
% 오늘 이것만 확실히 잡고 가면 됩니다.
%% 9. 댐퍼를 세게 하면 극점은 어디로 가는가
% 극점은 특성방정식 $ms^2+bs+k=0$ 의 근이므로 근의 공식을 쓰면
%
% $$s = \frac{-b \pm \sqrt{b^2-4mk}}{2m}$$
%
% 판별식의 부호에 따라 세 가지로 갈립니다.
%
% - $b^2 < 4mk$ 즉 $\zeta<1$ — 복소근 → **부족감쇠**, 진동하며 수렴
% - $b^2 = 4mk$ 즉 $\zeta=1$ — 중근 → **임계감쇠**, 진동 없이 가장 빠르게
% - $b^2 > 4mk$ 즉 $\zeta>1$ — 서로 다른 실근 → **과감쇠**, 진동 없지만 느리게
%
% $b$ 를 $0$ 부터 키우면서 극점이 그리는 자취를 따라가 봅니다.
% 두 극점은 허수축에서 출발해 반지름 $\omega_n$ 인 원을 따라 왼쪽으로 이동하다가,
% $s = -\omega_n$ 에서 만난 뒤 실축을 따라 좌우로 갈라집니다.
%
% ![댐퍼를 키우면 극점이 실축으로 모인다](w02_damper_sweep.png)
%
% **그림 파일** `w02_damper_sweep.png` — `make_figures.m` 의 `fig_damper_sweep`
%   · 다시 만들려면 `make_figures('w02_damper_sweep')`
%
% **만드는 곳** — `make_figures.m` 의 `fig_damper_sweep`
% **직접 바꿔 보려면** — `W02_02_msd_derivation.m` 의 **3절**에서
% `b` 목록을 바꿔 실행
%
% 그림 해석 — **왼쪽 $\times$ 와 오른쪽 곡선을 색으로 짝지으십시오**
%
% | 관찰 위치 | 관찰 내용 | 해석 |
% |---|---|---|
% | 왼쪽 회색 점선 원 | 반지름 $1$ | $\omega_n = 1$ 이 고정이라 극점이 이 원 위에 있다 |
% | 왼쪽 파란 $\times$ ($b=0.2$) | $-0.1 \pm 1.0j$, 허수축에 바짝 | 감쇠가 거의 없다 |
% | 왼쪽 빨간 $\times$ ($b=1.0$) | $-0.5 \pm 0.87j$ | 원 위를 미끄러져 내려왔다 |
% | 왼쪽 노란 $\times$ ($b=2.0$) | 실축 위 $-1$ 에 **하나로 겹친다** | **임계감쇠.** 원과 실축이 만나는 자리 |
% | 왼쪽 보라 $\times$ ($b=3.0$) | 실축 위 $-0.38$ 과 $-2.6$ 으로 갈라짐 | 원을 벗어나 좌우로 흩어진다 |
% | 왼쪽 전체 | 극점이 **원을 따라 미끄러지다 실축에서 갈라진다** | 댐퍼가 하는 일의 전부 |
% | 오른쪽 파란 곡선 | 첫 봉우리 $1.73$, 오래 진동한다 | 왼쪽 파란 $\times$ 와 짝 |
% | 오른쪽 노란 곡선 | 오버슈트 없이 가장 빨리 도달 | **임계감쇠가 가장 좋은 자리** |
% | 오른쪽 보라 곡선 | 오버슈트는 없지만 **더 느리다** | 과감쇠. 댐퍼가 너무 세면 오히려 느려진다 |
%
% **댐퍼를 키운다고 계속 좋아지지 않습니다.** $b = 2$ 가 최고이고
% 그보다 키우면 오히려 느려집니다. 4주차에서 이것을 $\zeta = 1$ 로 다시 만납니다.
b_sweep = linspace(0,4,400);
pp = zeros(2,numel(b_sweep));
for i=1:numel(b_sweep), pp(:,i) = roots([m b_sweep(i) k]); end
plot(real(pp(1,:)), imag(pp(1,:)), '.', 'MarkerSize',8); hold on
plot(real(pp(2,:)), imag(pp(2,:)), '.', 'MarkerSize',8)
for bm = [0.2 1.0 2.0 3.0]
    pm = roots([m bm k]);
    plot(real(pm), imag(pm), 'kx', 'MarkerSize',12, 'LineWidth',2)
    text(real(pm(1))+0.05, imag(pm(1))+0.08, sprintf('b=%.1f',bm), 'FontSize',9)
end
xline(0,'k-','LineWidth',1.5); grid on; axis equal
xlim([-4 0.5]); ylim([-1.5 1.5]); xlabel('Real'); ylabel('Imag')
title('b 를 0 에서 4 까지 키울 때 극점이 움직이는 길')
%% 9-1. 방금 우리가 한 것이 근궤적입니다
% 파라미터 하나를 바꾸면서 극점이 어디로 움직이는지 그린 이 그림이
% 바로 6주차에 배울 **근궤적**(root locus)입니다.
%
% - 6주차에서는 $b$ 대신 제어이득 $K$ 를 바꾼다
% - 그것 말고는 완전히 같다
% - 제어기 설계란 결국 **극점이 원하는 자리에 오도록 $K$ 를 고르는 일**이 된다
%
% 오늘 이 그림에 익숙해져 두면 6주차가 훨씬 쉬워집니다.
%% 10. 감쇠 상태별 응답
% 위 그림의 대표 지점들이 실제로 어떤 응답을 만드는지 봅니다.
%
% 눈여겨볼 점은 **임계감쇠 $\zeta=1$ 이 "진동 없이 가장 빠른" 지점**이라는 것입니다.
% 감쇠를 더 키우면 진동은 여전히 없지만 오히려 느려집니다.
% 극점 하나가 원점 쪽으로 되돌아오면서 그 느린 극점이 응답을 지배하기 때문입니다.
%
% 극점 위치와 응답을 **나란히** 놓고 보면 대응이 한눈에 들어옵니다.
%
% ![극점이 어디 있는지와 응답이 어떻게 생겼는지](w02_damping.png)
%
% **그림 파일** `w02_damping.png` — `make_figures.m` 의 `fig_w02_damping`
%   · 다시 만들려면 `make_figures('w02_damping')`
%
% **만드는 곳** — `make_figures.m` 의 `fig_w02_damping`
% **직접 바꿔 보려면** — 이 절 아래 코드에서 `bi` 목록에 값을 더해 실행
%
% 그림 해석
%
% | 관찰 위치 | 관찰 내용 | 해석 |
% |---|---|---|
% | 왼쪽 점선 원 | 다섯 극점이 모두 원 위에 | $\omega_n$ 이 같고 $\zeta$ 만 다르다 |
% | 원이 허수축과 만나는 곳 | $\zeta = 0$ | 오른쪽에서 영원히 진동한다 |
% | 원이 실축과 만나는 곳 | $\zeta = 1$ | 진동 없이 가장 빠른 자리 |
% | 실축 위 두 점 ($\zeta=2$) | 극점이 갈라졌다 | 느린 쪽이 응답을 지배해 오히려 느리다 |
% | 오른쪽 $\zeta=0.3$ 곡선 | 가장 크게 넘어간다 | 각이 넓을수록 오버슈트가 크다 |
%
% 왼쪽 그림에서 점선 원의 반지름이 $\omega_n$ 입니다. **다섯 경우가 모두 같은 원 위에**
% 있습니다. $\zeta$ 만 다르므로 각도만 다릅니다.
%
% - $\zeta = 0$ — 극점이 허수축 위. 영원히 흔들린다
% - $\zeta = 0.3$ — 각이 넓다. 많이 넘어간다
% - $\zeta = 0.707$ — 각이 $45^\circ$. 오버슈트 약 $4.3\%$
% - $\zeta = 1$ — 두 극점이 실축에서 만난다. 진동이 없는 가장 빠른 지점
% - $\zeta = 2$ — 실극점 둘로 갈라진다. 느린 쪽이 응답을 지배해 오히려 느려진다
t3 = 0:0.01:30;
for bi = [0.2 1.0 2.0 3.0]
    plot(t3, step(1/(m*s^2+bi*s+k), t3), 'LineWidth',2); hold on
end
yline(1/k,'k--','LineWidth',1.5); grid on
xlabel('시간 [s]'); ylabel('변위 x [m]'); title('댐퍼 값에 따른 계단응답')
legend('b=0.2 (부족감쇠)','b=1.0 (부족감쇠)', ...
       'b=2.0 (임계감쇠)','b=3.0 (과감쇠)','Location','southeast')
%% 11. 영점은 무슨 일을 하는가
% 간단히 말하면 이렇습니다.
%
% - **극점**은 응답의 재료를 정한다
% - **영점**은 그 재료를 얼마씩 섞을지를 정한다
%
% 그래서 극점을 그대로 두고 영점만 바꾸면, 진동 주파수와 감쇠 속도는 똑같은데
% 초반 모양만 달라집니다.
%
% 아래 그림에서 **오른쪽 영점** $s=+2$ 인 경우를 특히 눈여겨보십시오.
% 응답이 처음에 **반대 방향으로 갔다가** 돌아옵니다.
%
% 이건 실제로 있는 현상입니다. 비행기 고도를 올리려고 조종간을 당기면 순간적으로
% 고도가 살짝 내려갔다가 올라갑니다. 꼬리날개가 먼저 아래로 눌리기 때문입니다.
%
% 이런 시스템은 제어하기 까다롭습니다. 올라가라고 했는데 내려가니 제어기가
% "더 세게 당겨야 하나?" 하고 혼동하기 때문입니다.
%
% ![영점이 원점에 가까울수록 오버슈트가 커진다](w02_zero_effect.png)
%
% **그림 파일** `w02_zero_effect.png` — `make_figures.m` 의 `fig_zero_effect`
%   · 다시 만들려면 `make_figures('w02_zero_effect')`
%
% **만드는 곳** — `make_figures.m` 의 `fig_zero_effect`
% **직접 바꿔 보려면** — 영점을 $+2$ 처럼 **우반면**에 두어 보십시오.
% 응답이 처음에 반대로 가는 것을 볼 수 있습니다 (역응답)
%
% 그림 해석
%
% | 관찰 위치 | 관찰 내용 | 해석 |
% |---|---|---|
% | 검은 굵은 점선 | 영점이 없을 때 | 기준. 첫 봉우리 $1.37$ |
% | 노란 곡선 (영점 $-10$) | 검은 점선과 **거의 포개진다** | 영점이 멀면 없는 것과 같다 |
% | 빨간 곡선 (영점 $-2$) | 첫 봉우리 $1.42$ | 조금 커졌다 |
% | 파란 곡선 (영점 $-0.5$) | 첫 봉우리 $2.12$ | **극점보다 원점에 가까우니 오버슈트가 크다** |
% | 네 곡선의 최종값 | 전부 $1$ | 영점은 정상상태를 안 바꾼다 |
% | 파란 곡선이 초반에 가장 가파른 것 | 미분 성분이 섞였다 | 영점은 **미분기와 같은 일**을 한다 |
%
% 왜 그런가 — $(s+z)G(s)$ 를 풀어 쓰면 $sG(s) + zG(s)$ 입니다.
% 앞항이 **미분**입니다. $z$ 가 작을수록 미분 성분의 비중이 커져 초반이 가팔라집니다.
%
% 4주차의 오버슈트 공식은 **영점이 없다**고 가정한 것입니다.
% 그래서 영점이 가까이 있으면 공식이 어긋납니다. 7주차에서 이 문제를 다시 만납니다.
Gb = 4/(s^2+2*s+4);
t4 = 0:0.01:8;
plot(t4, step(Gb,t4), 'LineWidth',2); hold on
plot(t4, step(Gb*(s/2+1),t4), 'LineWidth',2)
plot(t4, step(Gb*(-s/2+1),t4), 'LineWidth',2)
yline(1,'k--'); grid on
xlabel('시간 [s]'); ylabel('y(t)'); title('극점은 그대로, 영점만 바꿨을 때')
legend('영점 없음','왼쪽 영점 (s=-2)','오른쪽 영점 (s=+2)','Location','southeast')
%% 12. 전달함수의 한계
% 질문 하나를 던져 봅니다.
%
% **"물체를 $0.5\,\mathrm{m}$ 당겨 놓고 힘을 전혀 주지 않은 채 놓았다. 어떻게 되는가?"**
%
% 전달함수로 답해 보면 입력 $F=0$ 이므로 $X(s) = G(s)\cdot 0 = 0$ 입니다.
% 즉 **"아무 일도 안 일어난다"** 고 답합니다. 명백히 틀렸습니다.
%
% 이유는 3단계에서 초기조건을 $0$ 으로 두고 버렸기 때문입니다.
% 전달함수는 입력과 출력의 관계만 담을 뿐, **시스템 내부가 지금 어떤 상태인지는
% 담지 못합니다.**
%
% 못 담는 것이 초기조건만은 아닙니다. 한 장으로 정리하면 이렇습니다.
%
% ![전달함수가 못 다루는 것 세 가지](w02_tf_limits.png)
%
% **그림 파일** `w02_tf_limits.png` — `make_figures.m` 의 `fig_w02_tf_limits`
%   · 다시 만들려면 `make_figures('w02_tf_limits')`
%
% **만드는 곳** — `make_figures.m` 의 `fig_w02_tf_limits`
%
% 그림 해석
%
% | 관찰 위치 | 관찰 내용 | 해석 |
% |---|---|---|
% | 왼쪽 위 두 곡선 | 초기값 0.8 만큼 통째로 어긋난다 | 전달함수는 초기조건을 버렸다 |
% | 오른쪽 위 | 입력 3 과 1.2 의 결과가 다르다 | 포화를 모른다 |
% | 왼쪽 아래 | 각이 작을 때만 두 곡선이 겹친다 | 동작점 근처에서만 맞다 |
% | 오른쪽 아래 | 곡선 하나로 시스템이 요약된다 | 그래도 쓰는 이유 |
%
% | 한계 | 발생하는 현상 | 다루는 주차 |
% |---|---|---|
% | 초기조건을 $0$ 으로 본다 | 당겨 놓고 놓으면 아무 일도 없다고 답한다 | 3주차 상태공간 |
% | 비선형을 모른다 | 구동기가 포화해도 그대로 계산한다 | 6주차 · 11주차 |
% | 한 동작점에서만 맞다 | 크게 움직이면 어긋난다 | 3주차 선형화 |
%
% 그런데도 학기 내내 전달함수를 쓰는 이유는 오른쪽 아래 칸에 있습니다.
% **미분방정식을 풀지 않고 블록을 곱셈으로 이어 붙일 수 있기 때문**입니다.
% 설계는 거기서 합니다. 그리고 **검증은 반드시 Simulink 로** 합니다.
%
% 이 한계를 넘으려면 **세 번째 표현**이 필요합니다. 다음 절에서 소개합니다.
%% 12-1. 세 번째 표현 — 상태공간
% 오늘의 네 단계는 여기서 끝나지 않습니다. **한 칸이 더 있습니다.**
%
% $$\text{미분방정식} \rightarrow \text{라플라스} \rightarrow
%   \text{전달함수} \rightarrow \text{상태공간}$$
%
% 앞 절에서 본 한계의 원인은 하나였습니다 —
% **라플라스 변환할 때 초기조건을 $0$ 으로 두고 버렸다**는 것입니다.
%
% 그러면 **버리지 않는 길**로 가면 됩니다.
% 라플라스 변환을 아예 하지 않고, 미분방정식을 그대로 두는 것입니다.
%
% **아이디어 — 2계 미분방정식 하나를 1계 두 개로 쪼갠다**
%
% 컴퓨터는 1계 미분방정식만 풀 줄 압니다. 그래서 2계짜리를 1계 두 개로 나눕니다.
% 나누려면 **무엇을 계속 기억하고 있어야 하는지**를 정해야 합니다.
%
% 질량-스프링-댐퍼에서 다음 순간을 계산하려면 무엇을 알아야 하는가?
%
% - **위치만?** 부족합니다. 같은 자리라도 날아가는 중인지 멈춰 있는지 다릅니다
% - **위치와 속도?** 충분합니다. 이 둘과 앞으로 들어올 힘만 알면 미래가 정해집니다
%
% 그래서 이 둘을 **상태**(state)라고 부르고 이름을 붙입니다.
%
% $$x_1 = x \;(\text{위치}), \qquad x_2 = \dot{x} \;(\text{속도})$$
%
% 이제 각 상태의 미분을 **상태와 입력만으로** 적습니다.
%
% $$\dot{x}_1 = \dot{x} = x_2$$
%
% $$\dot{x}_2 = \ddot{x} = \frac{1}{m}\left(F - b\dot{x} - kx\right)
%              = -\frac{k}{m}x_1 - \frac{b}{m}x_2 + \frac{1}{m}F$$
%
% 둘째 줄은 오늘 2절에서 세운 운동방정식을 $\ddot{x}$ 에 대해 푼 것뿐입니다.
% **새로운 물리는 하나도 없습니다.** 같은 식을 다르게 적었을 뿐입니다.
%% 12-2. 행렬로 묶으면 두 줄이 됩니다
% 위 두 식의 계수만 뽑아 행렬로 적습니다.
%
% $$\left[\begin{array}{c}\dot{x}_1\\ \dot{x}_2\end{array}\right] =
%   \left[\begin{array}{cc} 0 & 1\\ -\frac{k}{m} & -\frac{b}{m}\end{array}\right]
%   \left[\begin{array}{c}x_1\\ x_2\end{array}\right] +
%   \left[\begin{array}{c}0\\ \frac{1}{m}\end{array}\right] F$$
%
% 우리가 재는 것이 위치라면
%
% $$x = \left[\begin{array}{cc}1 & 0\end{array}\right]
%       \left[\begin{array}{c}x_1\\ x_2\end{array}\right] + 0\cdot F$$
%
% 이 두 줄을 기호로 쓴 것이 **상태공간 표현**입니다.
%
% $$\dot{x} = Ax + Bu, \qquad y = Cx + Du$$
%
% 네 행렬의 뜻만 지금 알아 두면 됩니다.
%
% | 행렬 | 크기 | 담고 있는 정보 |
% |---|---|---|
% | $A$ | $2\times 2$ | 아무도 안 건드려도 시스템이 저 혼자 어떻게 움직이는가 |
% | $B$ | $2\times 1$ | 입력이 어느 상태를 얼마나 밀어 주는가 |
% | $C$ | $1\times 2$ | 여러 상태 중 우리가 실제로 볼 수 있는 것은 무엇인가 |
% | $D$ | $1\times 1$ | 입력이 출력에 곧바로 튀어나오는 몫 (대개 $0$) |
%
% **왜 이것이 초기조건 문제를 푸는가** — 상태 $x_1, x_2$ 가 식 안에 그대로
% 살아 있습니다. 시작할 때 $x_1(0) = 0.5$ 라고 넣어 주면 됩니다.
% 전달함수에는 그 값을 넣을 자리가 아예 없었습니다.
%
% **오늘은 여기까지입니다.** 상태를 고르는 요령, 표현이 여러 개인 이유,
% 상태공간으로만 할 수 있는 일은 **3주차 4~6절**에서 제대로 다룹니다.
% 오늘은 "세 번째 표현이 있고, 그것이 초기조건을 담는다" 만 알면 됩니다.
%% 12-3. `ss` — 오늘의 마지막 새 명령
% - **하는 일** — 네 행렬 $A, B, C, D$ 로 상태공간 모델을 만든다
% - **입력** — `ss(A, B, C, D)`. 행렬 네 개
% - **출력** — 상태공간 객체. `tf` 로 만든 것과 거의 똑같이 쓸 수 있다
%
% 함께 알아 둘 것
%
% - `tf(sys)` — 상태공간을 전달함수로 바꾼다
% - `ss(G)` — 전달함수를 상태공간으로 바꾼다
% - `initial(sys, x0, t)` — **초기조건에서 출발한 응답**. `tf` 에는 없는 기능
%
% 계수 벡터로 오가는 `ss2tf` · `tf2ss` 와, 변환하면 상태의 뜻이 바뀌는 문제는
% `W02_04_ss_tf_conversion.m` 에서 손계산과 함께 다룹니다.
%
% 주의
%
% - $A$ 는 정사각행렬이어야 하고, $B$ 의 행 수가 $A$ 와 같아야 한다
% - $C$ 의 열 수도 $A$ 와 같아야 한다. 크기가 안 맞으면 바로 오류가 난다
% - `initial` 의 $x_0$ 는 **열벡터**로 준다
%
% 이제 손으로 만든 행렬이 정말 같은 시스템인지 확인해 봅니다.
A_hand = [0 1; -k/m, -b/m];
B_hand = [0; 1/m];
C_hand = [1 0];
D_hand = 0;
sys_ss = ss(A_hand, B_hand, C_hand, D_hand);

fprintf('=== 손으로 만든 상태공간 ===\n');
fprintf('  m = %.1f, b = %.1f, k = %.1f\n', m, b, k);
disp('A ='); disp(A_hand);
disp('B ='); disp(B_hand);
fprintf('C = %s ,  D = %g\n\n', mat2str(C_hand), D_hand);

fprintf('=== 전달함수로 되돌리면 ===\n');
tf(sys_ss)
fprintf('  오늘 4단계에서 구한 G(s) 의 극점 : %s\n', ...
        mat2str(round(sort(pole(G)).', 4)));
fprintf('  상태공간에서 되돌린 것의 극점    : %s\n', ...
        mat2str(round(sort(pole(tf(sys_ss))).', 4)));
fprintf('  --> 같은 시스템입니다. 표현만 다릅니다.\n');
%% 12-4. 이제 아까 그 질문에 답할 수 있습니다
% **"물체를 $0.5\,\mathrm{m}$ 당겨 놓고 힘 없이 놓았다. 어떻게 되는가?"**
%
% 상태공간에는 초기조건을 넣을 자리가 있으므로 `initial` 로 바로 답합니다.
% 물리적으로 기대하는 답은 **진동하며 제자리로 돌아온다** 입니다.
t5 = 0:0.01:40;
plot(t5, initial(sys_ss, [0.5;0], t5), 'LineWidth',2); hold on
plot(t5, zeros(size(t5)), 'k--', 'LineWidth',2)
yline(0,'k:'); grid on
xlabel('시간 [s]'); ylabel('변위 x [m]')
title('0.5 m 당겨 놓고 놓았을 때 (F = 0)')
legend('상태공간이 주는 답','전달함수가 주는 답 (항상 0)','Location','northeast')
%%
% 파란 곡선이 우리가 기대한 답입니다. 검은 점선이 전달함수의 답이고요.
%
% **이것으로 오늘의 사슬이 완성되었습니다.**
%
% | 표현 | 유도 방법 | 용도 | 초기조건 |
% |---|---|---|---|
% | 미분방정식 | 자유물체도에서 | 물리를 그대로 담는다 | 담긴다 |
% | 전달함수 | 라플라스 변환 | **설계.** 블록을 곱셈으로 잇는다 | 못 담는다 |
% | 상태공간 | 1계 두 개로 쪼개기 | **해석과 현대제어** (12~14주차) | 담긴다 |
%
% 다음 절에서 이 셋을 Simulink 에 나란히 놓고 **정말 같은지** 확인합니다.
%% 13. Simulink 로 확인하기 — 세 표현을 나란히
% 모델 `W02_MSD_ThreeWays.slx` 에는 **오늘 배운 세 표현이 그대로 하나씩**
% 들어 있습니다. 위에서 아래로 세 갈래입니다.
%
% | 경로 | 구성 방식 | 해당 절 |
% |---|---|---|
% | **A** | `Integrator` 블록 두 개 | 2~3절 미분방정식 |
% | **B** | `Transfer Fcn` 블록 | 5절 전달함수 |
% | **C** | `State-Space` 블록 | 12-2절 상태공간 |
%
% 셋을 같은 입력으로 동시에 구동하고 Scope 한 화면에 겹쳐 봅니다.
%% 13-1. 처음 보는 블록 세 가지
% 모델을 열기 전에 블록 이름을 짚고 갑니다. **처음 보는 것이 셋 있습니다.**
%
% | 블록 | 라이브러리 | 기능 | 대응하는 개념 |
% |---|---|---|---|
% | `Integrator` | Continuous | 들어온 신호를 **시간에 대해 적분**한다. 기호가 $1/s$ 다 | $\ddot{x} \to \dot{x} \to x$ 로 내려가는 계단 |
% | `Transfer Fcn` | Continuous | 분자·분모 계수를 넣으면 그 전달함수로 동작한다 | 5절의 $G(s) = 1/(ms^2+bs+k)$ |
% | `State-Space` | Continuous | 행렬 $A,B,C,D$ 를 넣으면 그 상태공간으로 동작한다 | 12-2절의 네 행렬 |
% | `Mux` | Signal Routing | 신호 여러 개를 **한 다발로 묶는다.** 계산은 안 한다 | 세 경로를 Scope 하나에 넣으려고 |
%
% `Integrator` 를 두 개 쓰는 이유
%
% - 운동방정식을 $\ddot{x} = (F - b\dot{x} - kx)/m$ 로 정리한다
% - 왼쪽 끝에서 $\ddot{x}$ 를 만들고 적분하면 $\dot{x}$
% - 한 번 더 적분하면 $x$
% - 그 $x$ 와 $\dot{x}$ 를 다시 앞으로 되먹여 $kx$ 와 $b\dot{x}$ 를 만든다
%
% **즉 블록선도가 곧 미분방정식입니다.** 되먹임 선 두 개가 스프링과 댐퍼입니다.
%
% `Integrator` 와 `Transfer Fcn` 의 결정적 차이
%
% - `Integrator` 를 더블클릭하면 `Initial condition` 칸이 **있다**
% - `Transfer Fcn` 을 더블클릭하면 그 칸이 **없다**
% - `State-Space` 에는 `Initial conditions` 칸이 **있다**
%
% 12절에서 말로 설명한 한계가 **블록 다이얼로그에 그대로 있습니다.**
% 모델을 열면 직접 확인해 보십시오.
%% 13-2. 두 가지 실험
% `W02_03_run_simulink.m` 이 실험을 두 번 합니다.
%
% **실험 1 — 초기조건 $0$, 계단 입력**
%
% 세 응답이 **완전히 겹칩니다** (차이가 $10^{-6}$ 수준).
% 계산 방식은 전혀 다른데 답이 같은 이유는 셋 다 결국 같은 미분방정식이기 때문입니다.
%
% **실험 2 — 초기조건 $0.5\,\mathrm{m}$**
%
% **경로 B 만 반응하지 못합니다.** 넣을 칸이 없으니 당연합니다.
% A 와 C 는 진동하며 제자리로 돌아옵니다.
%
% 이 두 실험이 오늘 배운 것을 한 번에 확인해 줍니다 —
% **세 표현은 같은 것이지만, 담는 정보는 다르다.**
%
% 모델은 모델을 열고 `Ctrl+T` 를 눌러도 실행됩니다. Scope 가 자동으로 열립니다.
%% 13-3. 오늘 나온 명령을 여러 가지로 써 본다
% 같은 시스템을 세 가지 표현으로 오갈 수 있다는 것이 오늘의 요지였습니다.
% 그 왕복을 명령으로 어떻게 하는지 한자리에 모았습니다.
%
% | 호출 형태 | 무엇이 나오는가 | 언제 쓰는가 |
% |---|---|---|
% | `zpk(z, p, k)` | 영점·극점·이득으로 만든 전달함수 | 극영점을 직접 지정할 때 |
% | `[z,p,k] = zpkdata(G,'v')` | 영점·극점·이득을 **벡터로** 꺼낸다 | 값을 계산에 쓸 때 |
% | `[num,den] = tfdata(G,'v')` | 분자·분모 계수를 벡터로 | 계수가 필요할 때 |
% | `[A,B,C,D] = ssdata(sys)` | 네 행렬을 꺼낸다 | 상태공간으로 계산할 때 |
% | `ss(G)` | 전달함수를 상태공간으로 | 초기조건을 주고 싶을 때 |
% | `tf(sysSS)` | 상태공간을 전달함수로 | 극점·영점을 보고 싶을 때 |
% | `minreal(G)` | 극영점 상쇄를 정리한 최소실현 | 차수가 부풀었을 때 |
% | `impulse(G,t)` | 임펄스응답 | 계단응답의 **미분**과 같다 |
% | `initial(sysSS, x0, t)` | 입력 없이 초기조건만으로의 응답 | 전달함수로는 못 하는 일 |
%
% 두 번째 칸의 `'v'` 는 "벡터로 달라" 는 뜻입니다.
% 빼면 셀 배열로 나와 다루기 번거롭습니다.
s = tf('s');

% (1) 같은 시스템을 세 방식으로 만들고 대조한다
Ga = tf(4, [1 0.8 4]);
Gb = zpk([], roots([1 0.8 4]).', 4);
Gc = 4/(s^2 + 0.8*s + 4);
fprintf('tf 대 s 연산자 : %.2e,   tf 대 zpk : %.2e\n', ...
        norm(Ga-Gc, inf), norm(tf(Gb)-Gc, inf));

% (2) 값을 꺼내는 세 가지 명령
[zz, pp_, kk] = zpkdata(Gc, 'v');
[nn, dd]      = tfdata(Gc, 'v');
fprintf('zpkdata : 영점 %s, 극점 %s, 이득 %.4g\n', ...
        mat2str(round(zz.',3)), mat2str(round(pp_.',3)), kk);
fprintf('tfdata  : 분자 %s, 분모 %s\n', mat2str(nn), mat2str(dd));

% (3) 극영점 상쇄가 있으면 minreal 이 정리해 준다
Gcancel = (s+2)/((s+1)*(s+2));
fprintf('상쇄 전 극점 %s -> minreal 뒤 %s\n', ...
        mat2str(round(pole(Gcancel).',3)), ...
        mat2str(round(pole(minreal(Gcancel, 1e-6)).',3)));

% (4) 임펄스응답은 계단응답의 미분이다
tt = (0:0.001:15)';
ys = step(Gc, tt);  yi = impulse(Gc, tt);
fprintf('impulse 와 계단응답의 수치미분 차이 : %.3e (미분 오차)\n', ...
        max(abs(yi(2:end) - diff(ys)/0.001)));

% (5) 전달함수로는 못 하고 상태공간으로만 되는 일
Gss = ss([0 1; -4 -0.8], [0; 4], [1 0], 0);   % 물리 상태 : 위치와 속도
y_ini = initial(Gss, [0.5; 0], tt);
fprintf('초기 위치 0.5 에서 놓았을 때 : 시작 %.3f -> 끝 %.4f\n', ...
        y_ini(1), y_ini(end));
%% 14. 오늘의 정리
% - 모델링은 **물리법칙 → 미분방정식 → 라플라스 변환 → 전달함수** 네 단계다.
%   어떤 시스템이든 절차는 같고 바뀌는 것은 1단계의 물리 법칙뿐이다
% - 2차 시스템은 $\omega_n$ 과 $\zeta$ 두 숫자로 요약된다
% - 극점은 특성방정식의 근이고, 응답에 나타나는 모드 $e^{pt}$ 의 지수다
% - 극점이 전부 좌반면에 있으면 안정, 우반면에 하나라도 있으면 불안정
% - 영점은 모드가 섞이는 비율을 바꾼다. 오른쪽 영점은 응답을 잠깐 반대로 보낸다
% - **전달함수는 초기조건을 담지 못한다.** 그 한계를 넘는 것이 상태공간이다
% - 상태공간은 2계 미분방정식을 **1계 두 개로 쪼갠 것**이다.
%   $\dot{x}=Ax+Bu$, $y=Cx+Du$ 두 줄이고, 상태가 식 안에 살아 있어
%   초기조건을 그대로 넣을 수 있다
% - **같은 시스템의 세 표현** — 미분방정식 · 전달함수 · 상태공간.
%   Simulink 의 세 경로가 그것을 눈으로 확인해 준다
%% 다음 주 예고
% 3주차에서는 두 가지를 합니다.
%
% - **블록선도** — 시스템 여러 개가 직렬 · 병렬 · 되먹임으로 얽혀 있을 때
%   전체 전달함수를 구하는 규칙
% - **선형화** — 이번 학기 전반부에서 가장 중요한 개념
%
% 세상의 거의 모든 시스템은 사실 **비선형**입니다. 우리가 지금까지 쓴 선형 이론을
% 어떻게 적용할 수 있는가? 그 답이 선형화입니다.
%
% 진자를 예로 들어, 같은 시스템인데도 어느 지점 근처에서 선형화하느냐에 따라
% 안정한 모델이 나오기도 하고 불안정한 모델이 나오기도 하는 것을 직접 확인합니다.
